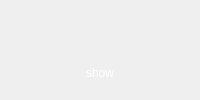
                       <widget class="QWidget" name="tab_8">
                        <attribute name="title">
                         <string>结果检验</string>
                        </attribute>
                        <layout class="QVBoxLayout" name="verticalLayout_29">
                         <item>
                          <layout class="QVBoxLayout" name="verticalLayout_28">
                           <item>
                            <widget class="QPushButton" name="btn_img_5">
                             <property name="minimumSize">
                              <size>
                               <width>150</width>
                               <height>40</height>
                              </size>
                             </property>
                             <property name="styleSheet">
                              <string notr="true">QPushButton{
	background-color: rgba(255, 170, 0,0);
border-radius:3px;
border-radius:3px;
	font: 9pt &quot;等线&quot;;
color: rgb(255, 255, 255);}

QPushButton:hover{
	background-color: rgba(255, 170, 0,0);
border-radius:3px;
border-radius:3px;
font: 9pt &quot;等线&quot;;
padding-left:3px;
padding-top:3px;
color: rgb(255, 255, 255);}
</string>
                             </property>
                             <property name="text">
                              <string/>
                             </property>
                             <property name="icon">
                              <iconset resource="image/image.qrc">
                               <normaloff>:/icon/btn345.gif</normaloff>:/icon/btn345.gif</iconset>
                             </property>
                             <property name="iconSize">
                              <size>
                               <width>140</width>
                               <height>40</height>
                              </size>
                             </property>
                            </widget>
                           </item>
                           <item>
                            <widget class="QWidget" name="widget_21" native="true">
                             <layout class="QHBoxLayout" name="horizontalLayout_26">
                              <item>
                               <widget class="QLabel" name="label_5">
                                <property name="styleSheet">
                                 <string notr="true">color: rgb(255, 255, 255);</string>
                                </property>
                                <property name="text">
                                 <string>show</string>
                                </property>
                                <property name="alignment">
                                 <set>Qt::AlignCenter</set>
                                </property>
                               </widget>
                              </item>
                             </layout>
                            </widget>
                           </item>
                          </layout>
                         </item>
                        </layout>
                       </widget>
